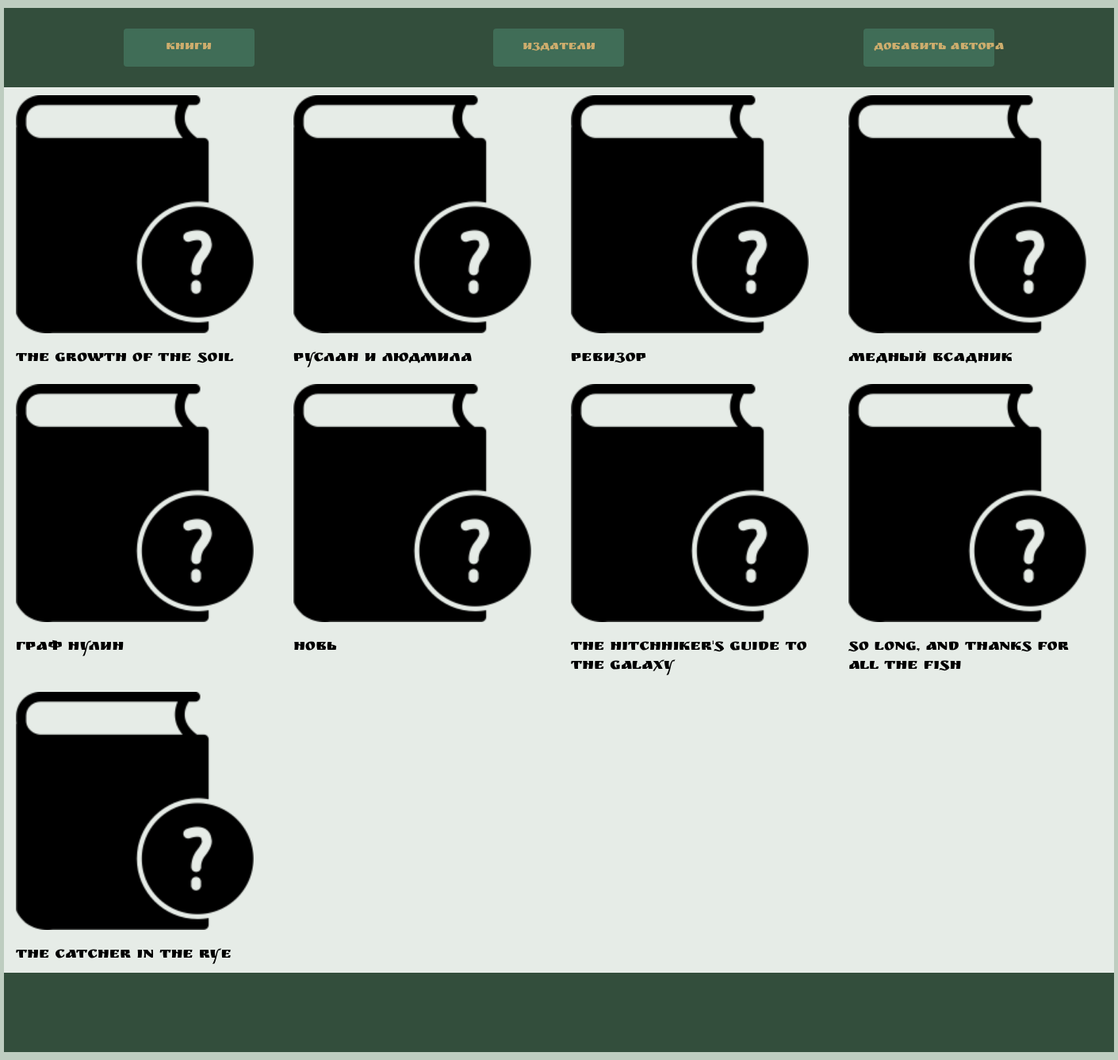
The page / on the database its author committed.
### p_library/models.py (models this page shows, shortened)
class Book(models.Model):
    ISBN = models.CharField(max_length=13)
    title = models.TextField()
    description = models.TextField()
    year_release = models.SmallIntegerField()
    author = models.ForeignKey(Author, on_delete=models.CASCADE)
    photo = models.ImageField(upload_to='books_photo', blank=True)
    publishing_house = models.ForeignKey(Publisher, on_delete=models.CASCADE)
    copy_count = models.SmallIntegerField(default=1)
    price = models.DecimalField(max_digits=6, decimal_places=2, default=0.00)

### p_library/views.py (the view)
# urls.py: path('', BookListView.as_view(), name='book_list'),
class BookListView(ListView):
    model = Book
    template_name = 'book_list.html'
    def get_queryset(self):
        qs =super().get_queryset()
        get_params = self.request.GET.dict()
        if get_params.get('q'):
            qs = qs.filter(name__icontains = get_params.get('q'))
        return qs

### templates/book_list.html
{% extends 'base.html' %}
{% block content %}
<div class="main-content">
    {% for book in object_list %}
    <div class="col-12">
        <a href="/books/{{book.pk}}">
            <img height="200" width="200"
                 src="{{ book.photo.url }}" alt="" class="fit">
        </a>
        <div class="book-title-text">
            {{ book.title }}
        </div>
    </div>
    {% endfor %}
</div>
{% endblock %}

### templates/base.html (shortened to what this page needs)
<!DOCTYPE html>
<html lang="en">
<head>
    {% load static %}
    {% block bootstrap_header %}
    <link rel="stylesheet" href="{% static 'css/bootstrap.min.css' %}">
    {% endblock bootstrap_header %}
    <link rel="stylesheet" type="text/css" href="{% static 'css/style.css' %}">
</head>
<body>
<div class="body-flex">
    <header>
        <form action="/">
            <button class="btn  block block-text">
                Книги
            </button>
        </form>
        <form action="/publisher">
            <button class="btn  block block-text">
                Издатели
            </button>
        </form>
        <form action="/author/create">
            <button class="btn  block block-text">
                Добавить автора
            </button>
        </form>
    </header>
    <main>
        {% block content %}
        {% endblock %}
    </main>
    <footer>
        <div class="footer-box">
        </div>
    </footer>
</div>
</body>
</html>

### static/css/style.css (style rules this page uses)
body { margin-top: 10px; margin-bottom: 10px; background: rgba(115, 147, 119, 0.46); }
.body-flex { min-height: calc(100vh - 35px); display: flex; flex-direction: column; align-items: center; justify-content:space-between; }
header { margin-left: auto; margin-right: auto; width: 1400px; height: 100px; background: rgba(34, 63, 44, 0.89); display: flex; align-items: center; justify-content: space-around; }
.block { text-align:center; vertical-align: middle; width: 165px; height: 48px; background: rgba(80, 147, 119, 0.46); font-family:RuslanDisplay; font-style: normal; font-weight: normal; font-size: 16px; line-height: 24px; text-transform: uppercase; color: #CDAD6D; }
main { min-height: calc(100vh - 235px); margin-left: auto; margin-right: auto; width: 1400px; background: rgba(255, 255, 255, 0.62); }
.main-content { display: grid; grid-template-columns: 25% 25% 25% 25%; }
img.fit { margin: 10px 10px 10px 0px; width: 300px; height: 300px; border-radius:5px; object-fit:cover; }
.book-title-text { margin: 10px 10px 10px 0px; font-family:RuslanDisplay; font-style: normal; font-weight: normal; font-size: 20px; line-height: 24px; text-transform: uppercase; color: black; }
footer { display: flex; justify-content: space-around; align-items: center; }
.footer-box { width: 1400px; height: 100px; display: flex; justify-content: space-around; align-items: center; background: rgba(34, 63, 44, 0.89); }

### rows shown on the page
Book: photo (picture), title "THE GROWTH OF THE SOIL"
Book: photo (picture), title "РУСЛАН И ЛЮДМИЛА"
Book: photo (picture), title "РЕВИЗОР"
Book: photo (picture), title "МЕДНЫЙ ВСАДНИК"
Book: photo (picture), title "ГРАФ НУЛИН"
Book: photo (picture), title "НОВЬ"
Book: photo (picture), title "THE HITCHHIKER'S GUIDE TO THE GALAXY"
Book: photo (picture), title "SO LONG, AND THANKS FOR ALL THE FISH"
Book: photo (picture), title "THE CATCHER IN THE RYE"
